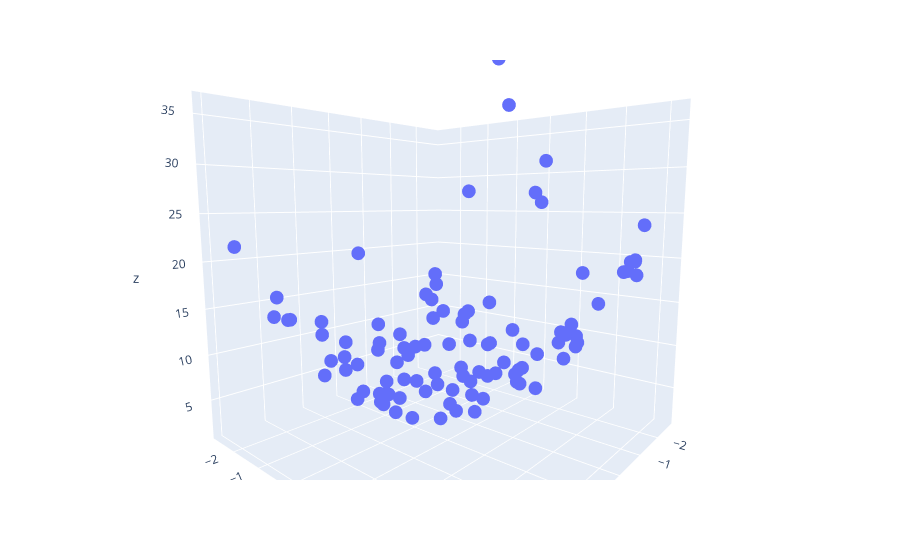

Notebook cell for this chart:
### Code cell
import plotly.express as px
df = px.data.iris()
fig = px.scatter_3d(x=x.ravel(), y=y.ravel(), z=z.ravel())
fig.show()
